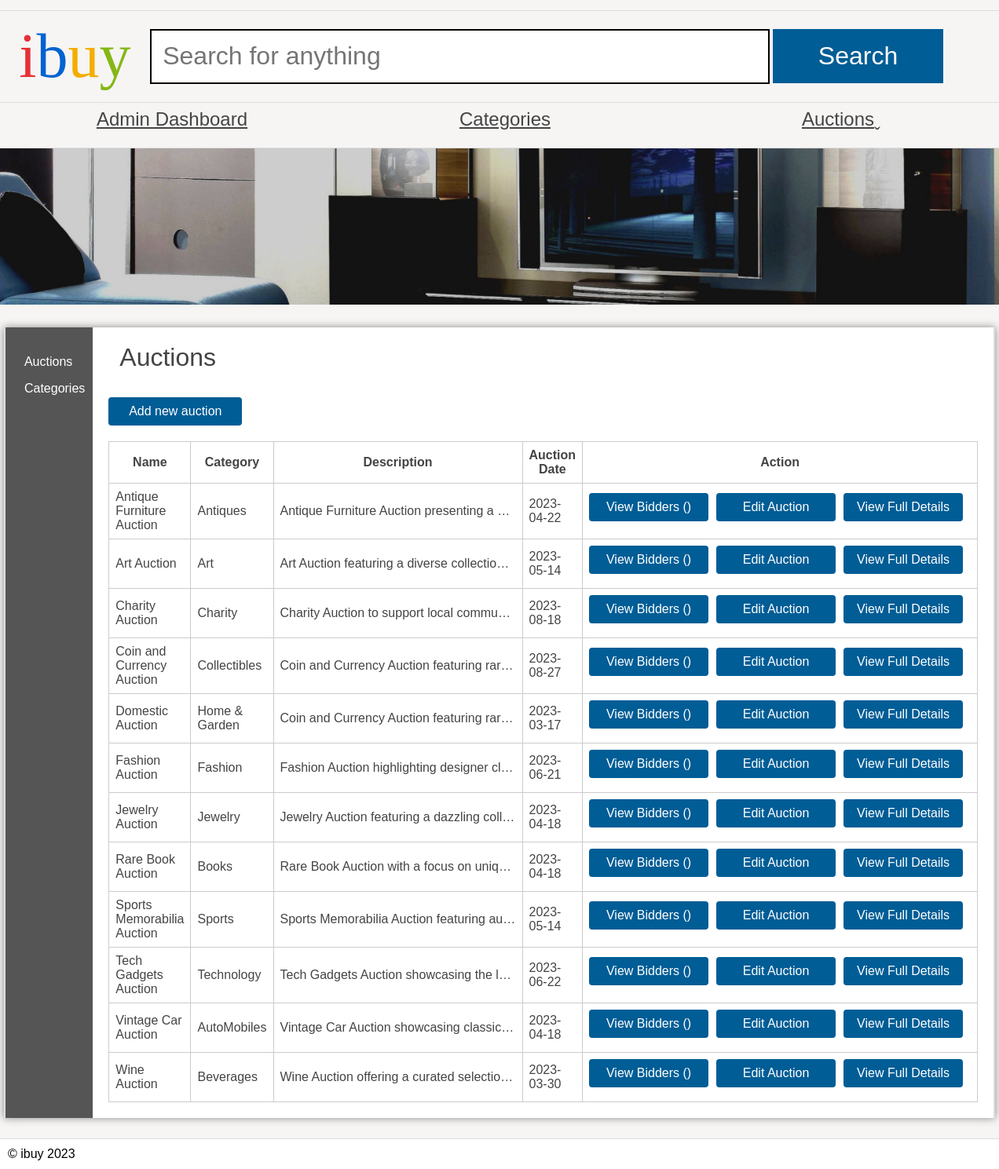
The page /Admin/Auctions.php on the database its author committed.
### tables this page shows
CREATE TABLE `auctions` (
  `auction_name` VARCHAR(90) NOT NULL PRIMARY KEY,
  `auctioneer` VARCHAR(90) DEFAULT NULL,
  `auctionDate` DATE DEFAULT NULL,
  `auction_end_time` TIMESTAMP DEFAULT NULL,  
  `categoryName` VARCHAR(20) DEFAULT NULL,
  `Description` LONGTEXT
);

### Admin/Auctions.php (the view, shortened to what this page needs)
<?php
require('../dataconnection/configuration.php');
?>
<!DOCTYPE html>
<html>
<head>
    <link rel="stylesheet" href="/ibuy.css" />
</head>
<body>
    <header>
        <h1><span class="i">i</span><span class="b">b</span><span class="u">u</span><span class="y">y</span></h1>
        <form action="#">
            <input type="text" name="search" placeholder="Search for anything" />
            <input type="submit" name="submit" value="Search" />
        </form>
    </header>
    <nav>
        <ul>
            <li><a href="admin_panel.php">Admin Dashboard</a></li>
            <li><a href="categories.php">Categories</a></li>
            <li><a href="Auctions.php">Auctions</a></li>
        </ul>
    </nav>
    <img src="/banners/2.jpg" alt="Banner" />
    <main class="sidebar">
        <section class="left">
            <ul>
                <li><a href="Auctions.php">Auctions</a></li>
                <li><a href="categories.php">Categories</a></li>
            </ul>
        </section>
        <section class="right">
            <h2>Auctions</h2>
            <a class="button new" href="addauction.php">Add new auction</a>
            <?php
            echo '<table class="auctions">';
            echo '<thead>';
            echo '<tr>';
            echo '<th>Name</th>';
            echo '<th>Category</th>';
            echo '<th>Description</th>';
            echo '<th>Auction Date</th>';
            echo '<th>Action</th>';
            echo '</tr>';
            echo '</thead>';
            $stmt = $pdo->query('SELECT * FROM auctions');
            foreach ($stmt as $auction) {
                echo '<tr>';
                echo '<td>' . $auction['auction_name'] . '</td>';
                echo '<td>' . $auction['categoryName'] . '</td>';
                echo '<td class="description-cell">' . $auction['Description'] . '</td>';
                echo '<td>' . $auction['auctionDate'] . '</td>';
                echo '<td class="actions-cell">';
                echo '<a class="button" href="viewbidders.php?name=' . urlencode($auction['auction_name']) . '">View Bidders (' . $bidderCount['count'] . ')</a>';
                echo '<a class="button" href="editauction.php?name=' . urlencode($auction['auction_name']) . '">Edit Auction</a>';
                echo '<a class="button" href="viewauction.php?name=' . urlencode($auction['auction_name']) . '">View Full Details</a>';
                echo '</td>';
                echo '</tr>';
            }
            echo '</table>';
            ?>
        </section>
    </main>
    <footer>
        &copy; ibuy <?php echo date("Y"); ?>
    </footer>
</body>
</html>

### ibuy.css (style rules this page uses)
* { margin: 0; padding: 0; }
body { font-family: 'Oxygen-Regular', sans-serif; background-color: #f6f5f4; max-width: 100vw; overflow-x: hidden; }
h1, h2, h3, h4 { font-weight: normal; }
a, a:visited { color: #444; }
header { margin-top: 1vw; font-family: 'Univers-Light-Normal'; display: grid; grid-template-columns: 15% 85%; align-items: center; padding-top: 1vw; padding-bottom: 1vw; border-top: 1px solid #ddd; border-bottom: 1px solid #ddd; }
header h1 { text-align: center; font-size: 5em; }
form { display: block; }
header form input[type=text] { border: 3px solid black; font-size: 2em; padding: 0.5em; width: 70%; }
body > img { width: 100vw; }
header form input[type=submit] { background-color: #005d96; color: white; width: 20%; font-size: 2em; padding: 0.5em; cursor: pointer; border: 0; }
header .i { color: #e43137; }
header .b { color: #0063d1; }
header .u { color: #f4ae01; }
header .y { color: #85b716; }
body > nav { border-bottom: 1px solid #ddd; }
body > nav ul li:last-child a:after { content: 'ˬ'; position: absolute; }
body > nav ul { display: flex; width: 100vw; list-style-type: none; }
body > nav ul li { flex: 1; }
body > nav ul li a { display: block; text-align: center; padding-top: 0.5vw; padding-bottom: 0.5vw; font-size: 1.5em; }
main { padding: 3vw; display: block; overflow: hidden; width: 80vw; margin: auto; border-left: 2px solid #ddd; border-right: 2px solid #ddd; }
footer { margin-top: 5vw; border-top: 1px solid #ddd; }

### Admin/Auctions.php (style rules this page uses)
header form input[type=submit] { background-color: #005d96; color: white; width: 20%; font-size: 2em; padding: 0.5em; cursor: pointer; border: 0; }
header form input[type="text"] { border: 2px solid black; font-size: 2em; padding: 0.45em; width: 70%; }
.sidebar { align-items: center; padding: 0; margin-top: 2vw; }
.sidebar .left { width: 20%; background-color: #555; padding: 10px; list-style-type: none; }
.sidebar .right { flex: 1; padding: 20px; }
footer { margin-top: 2vw; }
table { width: 100%; border-collapse: collapse; margin-top: 20px; }
table th, table td { padding: 8px; border: 1px solid #ccc; }
.description-cell { max-width: 300px; white-space: nowrap; overflow: hidden; text-overflow: ellipsis; }
.actions-cell { width: 150px; white-space: nowrap; }
.actions-cell .button { width: auto; padding: 0.5em 1em; margin-bottom: 10px; }
.button { display: inline-block; padding: 8px 25px; margin-right: 10px; background-color: #005d96; color: #fff; text-decoration: none; border-radius: 4px; border: none; min-width: 120px; text-align: center; line-height: 20px; }
main { min-height: 50vh; background-color: #fff; width: 70vw; display: block; margin: auto; box-shadow: 0px 0px 10px #888; color: #444; }
main h2 { font-size: 2em; }
footer { background-color: #fff; padding: 10px; color: #000; }
.left ul { list-style-type: none; }
section a { color: #444; }
p, li, h2 { margin-bottom: 1em; margin-left: 14px; }
.stock, .sidebar { display: table; }
.stock > ul, .sidebar .left { width: 10vw; list-style-type: none; display: table-cell; padding: 10px; background-color: #555; margin: 0; }
.stock .products, .sidebar .right { display: table-cell; padding: 20px; }
.stock > ul a, .sidebar .left a { color: white; text-decoration: none; }
.right { padding: 20px; }

### rows shown on the page
auctions: auction_name "Antique Furniture Auction", categoryName "Antiques", Description "Antique Furniture Auction presenting a…", auctionDate "2023-04-22"
auctions: auction_name "Art Auction", categoryName "Art", Description "Art Auction featuring a diverse collectio…", auctionDate "2023-05-14"
auctions: auction_name "Charity Auction", categoryName "Charity", Description "Charity Auction to support local commu…", auctionDate "2023-08-18"
auctions: auction_name "Coin and Currency Auction", categoryName "Collectibles", Description "Coin and Currency Auction featuring rar…", auctionDate "2023-08-27"
auctions: auction_name "Domestic Auction", categoryName "Home & Garden", Description "Coin and Currency Auction featuring rar…", auctionDate "2023-03-17"
auctions: auction_name "Fashion Auction", categoryName "Fashion", Description "Fashion Auction highlighting designer cl…", auctionDate "2023-06-21"
auctions: auction_name "Jewelry Auction", categoryName "Jewelry", Description "Jewelry Auction featuring a dazzling coll…", auctionDate "2023-04-18"
auctions: auction_name "Rare Book Auction", categoryName "Books", Description "Rare Book Auction with a focus on uniq…", auctionDate "2023-04-18"
auctions: auction_name "Sports Memorabilia Auction", categoryName "Sports", Description "Sports Memorabilia Auction featuring au…", auctionDate "2023-05-14"
auctions: auction_name "Tech Gadgets Auction", categoryName "Technology", Description "Tech Gadgets Auction showcasing the l…", auctionDate "2023-06-22"
auctions: auction_name "Vintage Car Auction", categoryName "AutoMobiles", Description "Vintage Car Auction showcasing classic…", auctionDate "2023-04-18"
auctions: auction_name "Wine Auction", categoryName "Beverages", Description "Wine Auction offering a curated selectio…", auctionDate "2023-03-30"
